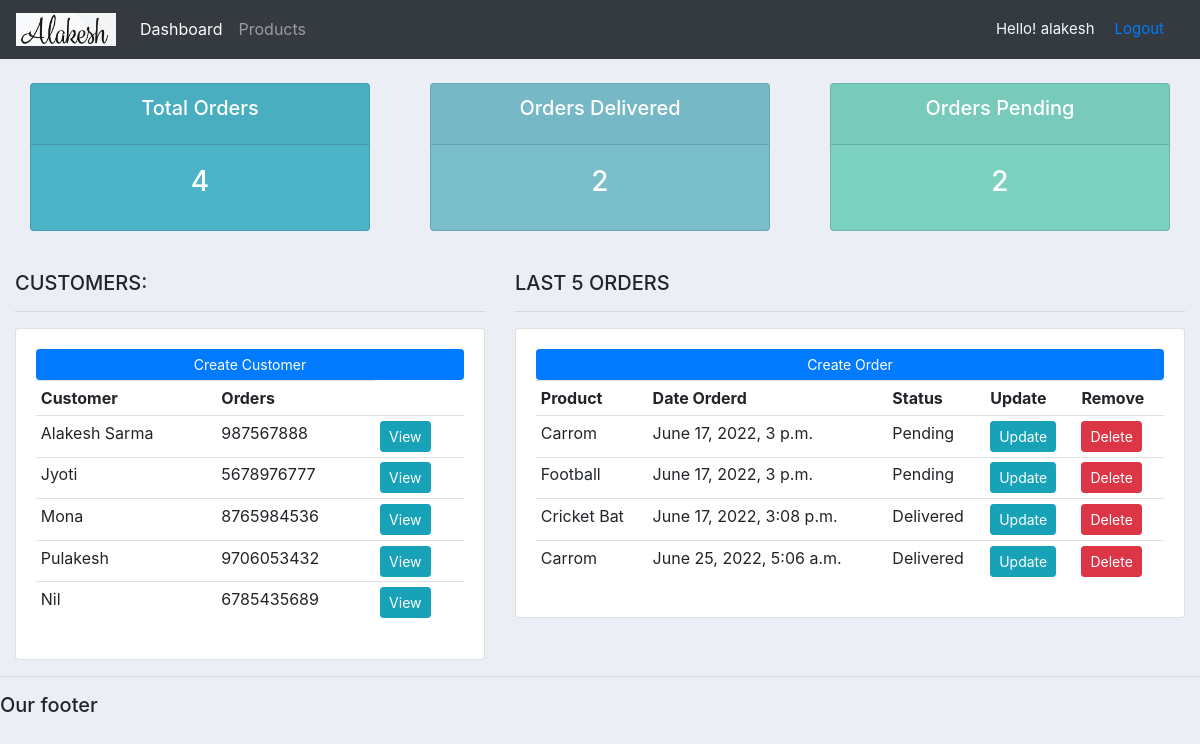
The app's page / (signed in), older data.
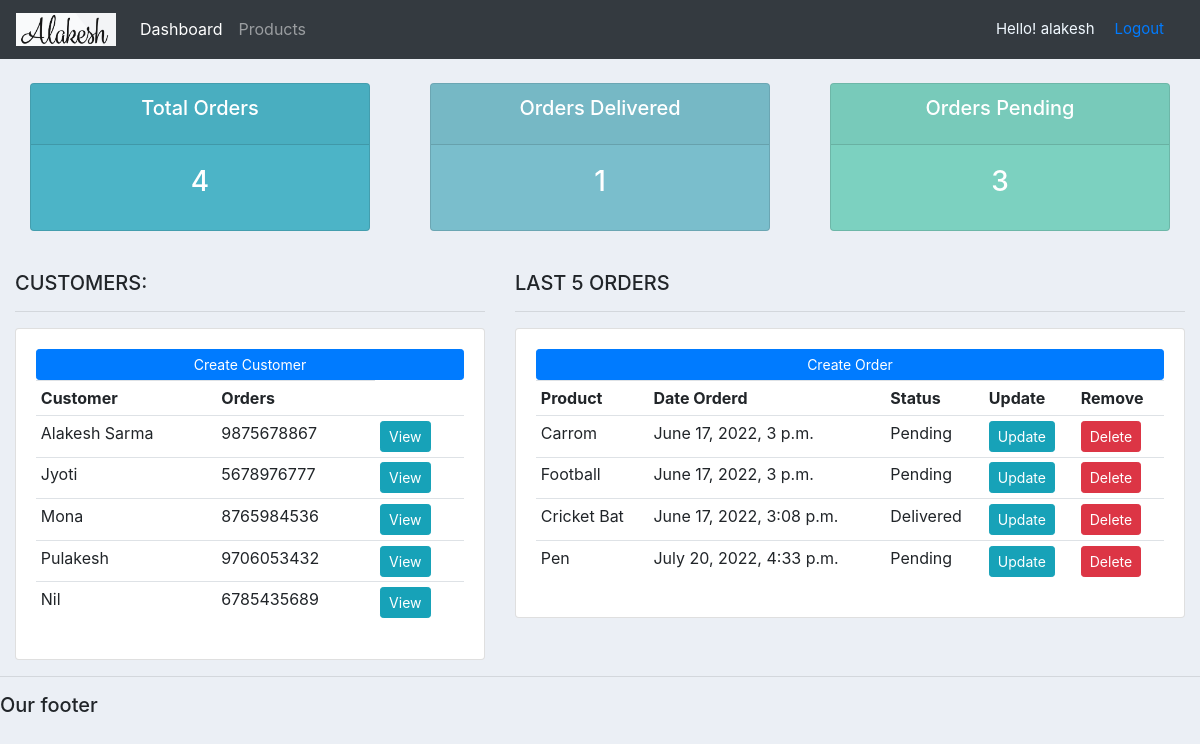
The same page, newer data.
### accounts/models.py (models this page shows, shortened)
class customer(models.Model):
    name=models.CharField(max_length=200, null=True)
    phone=models.CharField(max_length=200, null=True)
    email=models.CharField(max_length=200, null=True)
    date_created=models.DateTimeField(auto_now_add=True)

class order(models.Model):
    STATUS=(
        ('Pending','Pending'),
        ('Out for Delivery', 'Out for Delivery'),
        ('Delivered','Delivered')
    )
    customer=models.ForeignKey(customer, null=True, on_delete=models.SET_NULL)
    product=models.ForeignKey(products, null=True, on_delete=models.SET_NULL)
    date_created=models.DateTimeField(auto_now_add=True, null=True)
    status=models.CharField(max_length=200, null=True, choices=STATUS)
    tags=models.ManyToManyField(tag)

class products(models.Model):
    CATEGORY=(
        ('Indoor','Indoor'),
        ('Outdoor','Outdoor')
    )
    name=models.CharField(max_length=200, null=True)
    price=models.FloatField()
    category=models.CharField(max_length=200, null=True, choices=CATEGORY)
    description=models.CharField(max_length=200, null=True)
    date_created=models.DateTimeField(auto_now_add=True, null=True)
    def __str__(self):
        return self.name

### accounts/views.py (the view)
# urls.py: path('', views.index, name='home'),
@login_required(login_url='login')
def index(request):
    all_cust=customer.objects.all()
    all_orders=order.objects.all()
    delivered=order.objects.filter(status='Delivered').count()
    pending=order.objects.filter(status='Pending').count()
    t_order=all_orders.count()
    summary={'t_order':t_order,'pen':pending,'delivered':delivered,'all_orders':all_orders,'all_cust':all_cust}
    return render(request, "accounts/dashboard.html", summary)

### accounts/templates/accounts/dashboard.html
{%  extends 'accounts/main.html' %}
{% load static %}
{% block content %}
{%  include 'accounts/status.html' %}
<br>
<div class="row">
	<div class="col-md-5">
		<h5>CUSTOMERS:</h5>
		<hr>
		<div class="card card-body">
			<a class="btn btn-primary  btn-sm btn-block" href="{% url 'create_Customer' %}">Create Customer</a>
			<table class="table table-sm">
				<tr>
					<th>Customer</th>
					<th>Orders</th>
				</tr>
				{% for cust in all_cust %}
					<tr>
						<td>{{cust.name}}</td>
						<td>{{cust.phone}}</td>
						<td><a class="btn btn-sm btn-info" href="{% url 'customer' cust.id %}">View</a></td>
					</tr>
				{% endfor %}
			</table>
		</div>
	</div>
	<div class="col-md-7">
		<h5>LAST 5 ORDERS</h5>
		<hr>
		<div class="card card-body">
			<a class="btn btn-primary  btn-sm btn-block" href="{% url 'create_Order' %}">Create Order</a>
			<table class="table table-sm">
				<tr>
					<th>Product</th>
					<th>Date Orderd</th>
					<th>Status</th>
					<th>Update</th>
					<th>Remove</th>
				</tr>
				{% for order in all_orders %}
					<tr>
						<td>{{order.product}}</td>
						<td>{{order.date_created}}</td>
						<td>{{order.status}}</td>
						<td><a class="btn btn-sm btn-info" href="{% url 'update_Order' order.id %}">Update</a></td>
						<td><a class="btn btn-sm btn-danger" href="{% url 'delete_order' order.id %}">Delete</a></td>
					</tr>
				{% endfor %}
			</table>
		</div>
	</div>
</div>
{% endblock %}

Row changes from the older to the newer data that the page shows:
removed order: product "Carrom", date_created "June 25, 2022, 5:06 a.m.", status "Delivered"
changed customer "Alakesh Sarma": phone "987567888" → "9875678867"
added order: product "Pen", date_created "July 20, 2022, 4:33 p.m.", status "Pending"
Text that changed along with them:
{{ delivered }}: "2" → "1"
{{ pen }}: "2" → "3"
